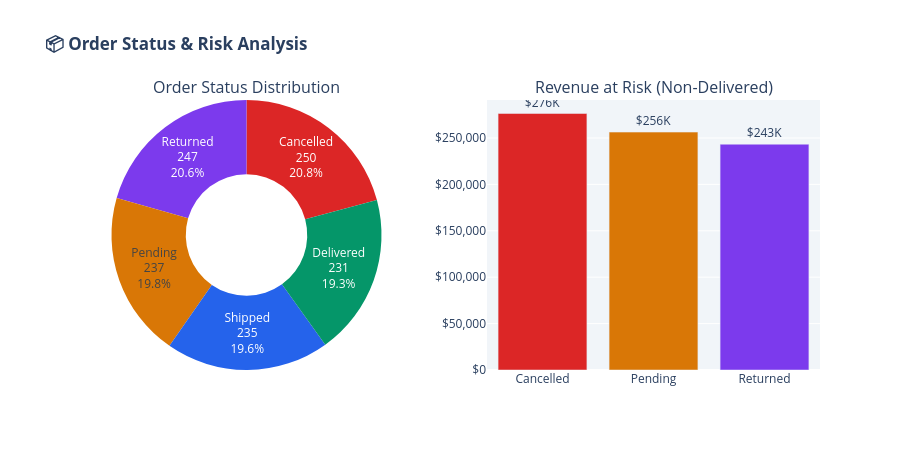

The notebook cell saved with this chart:
### Markdown cell above
### 3.5 📦 Order Status & Risk Analysis

### Code cell
# ── Order Status ──────────────────────────────────────────────────
status = df.groupby('OrderStatus').agg(
    Count   = ('OrderID','count'),
    Revenue = ('TotalPrice','sum')
).reset_index()
status['Pct'] = status['Count'] / status['Count'].sum() * 100

STATUS_COLORS = {
    'Delivered': PALETTE['success'],
    'Shipped':   PALETTE['primary'],
    'Pending':   PALETTE['warning'],
    'Cancelled': PALETTE['danger'],
    'Returned':  PALETTE['secondary']
}
colors = [STATUS_COLORS.get(s, '#888') for s in status['OrderStatus']]

from plotly.subplots import make_subplots
import plotly.graph_objects as go

fig = make_subplots(rows=1, cols=2,
    subplot_titles=('Order Status Distribution','Revenue at Risk (Non-Delivered)'),
    specs=[[{'type':'pie'},{'type':'xy'}]])

fig.add_trace(go.Pie(
    labels=status['OrderStatus'], values=status['Count'],
    hole=0.45, marker_colors=colors,
    textinfo='label+percent+value'
), row=1, col=1)

at_risk = status[status['OrderStatus'].isin(['Cancelled','Returned','Pending'])]
fig.add_trace(go.Bar(
    x=at_risk['OrderStatus'], y=at_risk['Revenue'],
    marker_color=[STATUS_COLORS[s] for s in at_risk['OrderStatus']],
    text=[f"${v/1e3:.0f}K" for v in at_risk['Revenue']],
    textposition='outside'
), row=1, col=2)

fig.update_layout(title_text='<b>📦 Order Status & Risk Analysis</b>',
    height=450, showlegend=False,
    paper_bgcolor='white', plot_bgcolor=PALETTE['light'])
fig.update_yaxes(tickprefix='$', tickformat=',.0f', row=1, col=2)
fig.write_html('order_status.html')
fig.show()

cancelled_pct = status[status['OrderStatus']=='Cancelled']['Pct'].values[0]
returned_pct  = status[status['OrderStatus']=='Returned']['Pct'].values[0]
print(f"\n🚨 Risk Summary:")
print(f"  Cancellation Rate : {cancelled_pct:.1f}%")
print(f"  Return Rate       : {returned_pct:.1f}%")
print(f"  Combined Risk     : {cancelled_pct + returned_pct:.1f}% of orders")

### Figure 1 — Plotly figure (JSON) as saved in the notebook; plotly's stock layout.template omitted (floating-point values rounded to 4 significant figures)
{"data": [{"domain": {"x": [0.0, 0.45], "y": [0.0, 1.0]}, "hole": 0.45, "labels": ["Cancelled", "Delivered", "Pending", "Returned", "Shipped"], "marker": {"colors": ["#DC2626", "#059669", "#D97706", "#7C3AED", "#2563EB"]}, "textinfo": "label+percent+value", "type": "pie", "values": [250, 231, 237, 247, 235]}, {"marker": {"color": ["#DC2626", "#D97706", "#7C3AED"]}, "text": ["$276K", "$256K", "$243K"], "textposition": "outside", "type": "bar", "x": ["Cancelled", "Pending", "Returned"], "xaxis": "x", "y": [276400.0, 256300.0, 243300.0], "yaxis": "y"}], "layout": {"annotations": [{"font": {"size": 16}, "showarrow": false, "text": "Order Status Distribution", "x": 0.225, "xanchor": "center", "xref": "paper", "y": 1.0, "yanchor": "bottom", "yref": "paper"}, {"font": {"size": 16}, "showarrow": false, "text": "Revenue at Risk (Non-Delivered)", "x": 0.775, "xanchor": "center", "xref": "paper", "y": 1.0, "yanchor": "bottom", "yref": "paper"}], "height": 450, "paper_bgcolor": "white", "plot_bgcolor": "#F1F5F9", "showlegend": false, "title": {"text": "<b>📦 Order Status & Risk Analysis</b>"}, "xaxis": {"anchor": "y", "domain": [0.55, 1.0]}, "yaxis": {"anchor": "x", "domain": [0.0, 1.0], "tickformat": ",.0f", "tickprefix": "$"}}}
